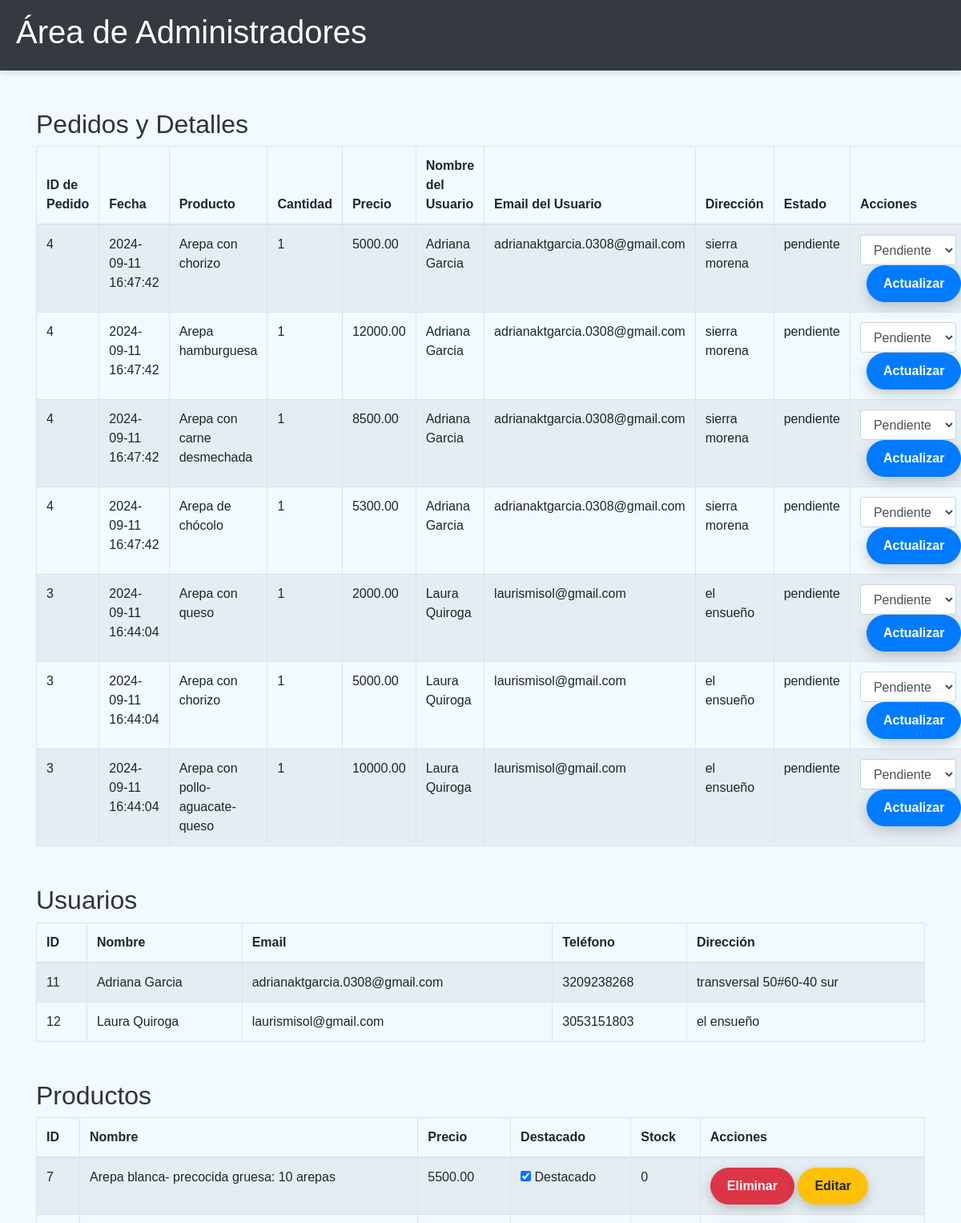
The app's page /admin.php (upper part), older data.
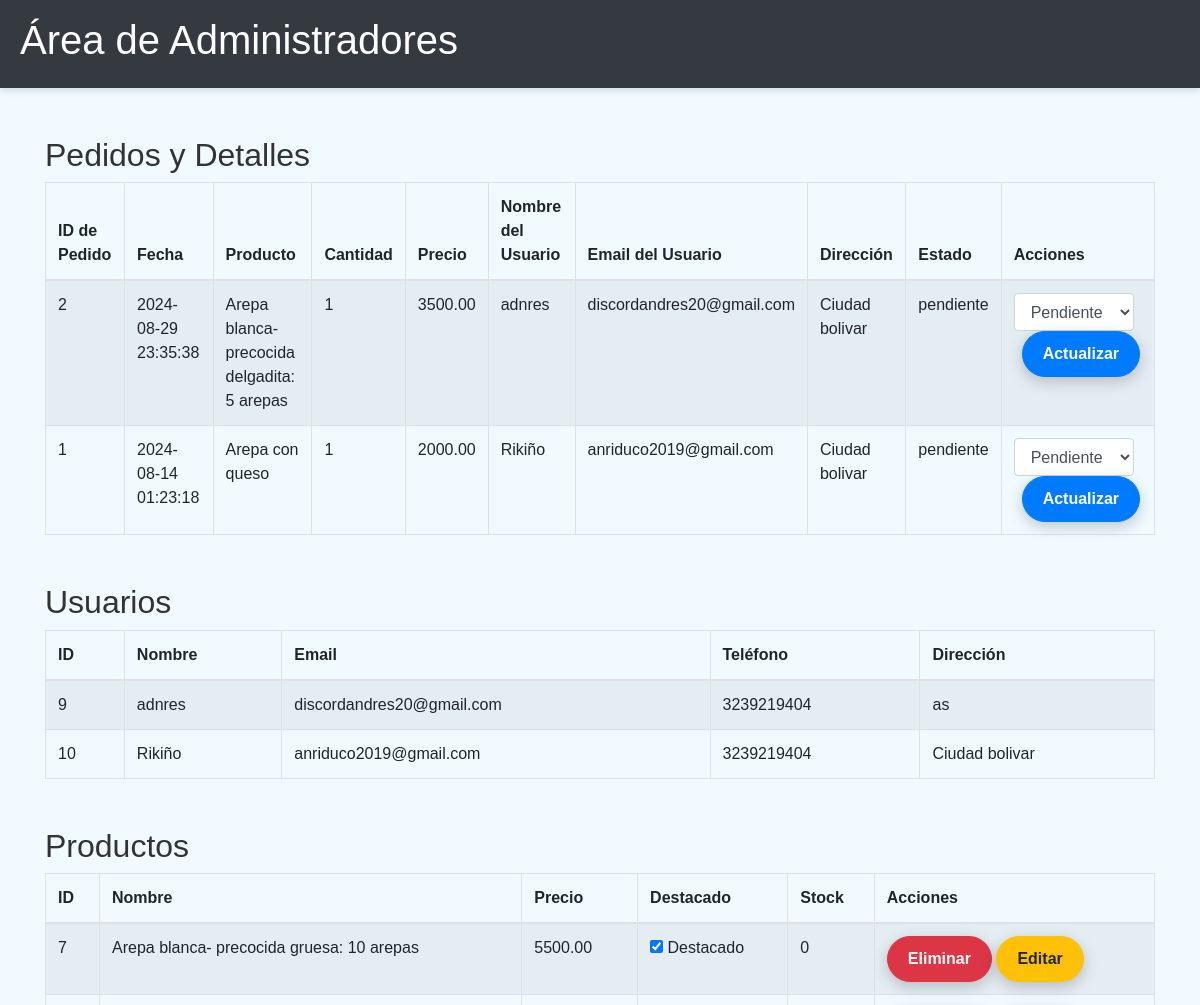
The same page, newer data.
### tables this page shows
CREATE TABLE `orders` (
  `id` int(11) NOT NULL,
  `user_id` int(11) NOT NULL,
  `total` decimal(10,2) NOT NULL,
  `address` varchar(255) NOT NULL,
  `payment_method` varchar(50) NOT NULL,
  `status` varchar(50) NOT NULL DEFAULT 'pendiente',
  `created_at` timestamp NOT NULL DEFAULT current_timestamp()
);

CREATE TABLE `productos` (
  `id` int(11) NOT NULL,
  `nombre` varchar(100) NOT NULL,
  `descripcion` text DEFAULT NULL,
  `precio` decimal(10,2) NOT NULL,
  `imagen` varchar(255) DEFAULT NULL,
  `categoria` varchar(50) DEFAULT NULL,
  `stock` int(11) DEFAULT 0,
  `destacado` tinyint(1) DEFAULT 0
);

CREATE TABLE `order_details` (
  `id` int(11) NOT NULL,
  `order_id` int(11) NOT NULL,
  `product_id` int(11) NOT NULL,
  `quantity` int(11) NOT NULL,
  `price` decimal(10,2) NOT NULL
);

CREATE TABLE `usuarios` (
  `id` int(11) NOT NULL,
  `nombre` varchar(100) NOT NULL,
  `email` varchar(100) NOT NULL,
  `password` varchar(255) NOT NULL,
  `telefono` varchar(20) DEFAULT NULL,
  `direccion` varchar(255) DEFAULT NULL
);

### admin.php (the view, shortened to what this page needs)
<?php
include 'config/db.php';
$order_query = "
    SELECT o.id AS order_id, o.created_at AS fecha, o.status AS estado,
           od.product_id, od.quantity AS cantidad, od.price, p.nombre AS producto_nombre,
           o.address AS direccion, u.nombre AS usuario_nombre, u.email AS usuario_email
    FROM orders o
    JOIN order_details od ON o.id = od.order_id
    JOIN productos p ON od.product_id = p.id
    JOIN usuarios u ON o.user_id = u.id
    ORDER BY o.created_at DESC
";
$order_result = $conn->query($order_query);
$user_query = "SELECT id, nombre, email, telefono, direccion FROM usuarios";
$user_result = $conn->query($user_query);
$product_query = "SELECT id, nombre, precio, destacado, stock FROM productos";
$product_result = $conn->query($product_query);
?>
<!DOCTYPE html>
<html lang="es">
<head>
    <link rel="stylesheet" href="https://stackpath.bootstrapcdn.com/bootstrap/4.5.2/css/bootstrap.min.css">
    <link rel="stylesheet" href="../includes/styles.css">
</head>
<body>
    <header class="bg-dark text-white text-center py-3">
        <h1>Área de Administradores</h1>
    </header>
    <div class="container mt-5">
        <h2>Pedidos y Detalles</h2>
        <table class="table table-striped table-bordered">
            <thead>
                <tr>
                    <th>ID de Pedido</th>
                    <th>Fecha</th>
                    <th>Producto</th>
                    <th>Cantidad</th>
                    <th>Precio</th>
                    <th>Nombre del Usuario</th>
                    <th>Email del Usuario</th>
                    <th>Dirección</th>
                    <th>Estado</th>
                    <th>Acciones</th>
                </tr>
            </thead>
            <tbody>
                <?php if ($order_result->num_rows > 0): ?>
                    <?php while ($row = $order_result->fetch_assoc()): ?>
                        <tr>
                            <td><?php echo htmlspecialchars($row['order_id']); ?></td>
                            <td><?php echo htmlspecialchars($row['fecha']); ?></td>
                            <td><?php echo htmlspecialchars($row['producto_nombre']); ?></td>
                            <td><?php echo htmlspecialchars($row['cantidad']); ?></td>
                            <td><?php echo htmlspecialchars($row['price']); ?></td>
                            <td><?php echo htmlspecialchars($row['usuario_nombre']); ?></td>
                            <td><?php echo htmlspecialchars($row['usuario_email']); ?></td>
                            <td><?php echo htmlspecialchars($row['direccion']); ?></td>
                            <td><?php echo htmlspecialchars($row['estado']); ?></td>
                            <td>
                                <form method="POST" action="admin.php" style="display:inline;">
                                    <select name="status" class="form-control d-inline-block w-auto">
                                        <option value="pendiente" <?php echo ($row['estado'] === 'pendiente') ? 'selected' : ''; ?>>Pendiente</option>
                                    </select>
                                    <button type="submit" name="update_status" class="btn btn-primary btn-sm ml-2">Actualizar</button>
                                </form>
                            </td>
                        </tr>
                    <?php endwhile; ?>
                <?php else: ?>
                    <tr>
                        <td colspan="10" class="text-center">No hay datos disponibles</td>
                    </tr>
                <?php endif; ?>
            </tbody>
        </table>
        <h2 class="mt-5">Usuarios</h2>
        <table class="table table-striped table-bordered">
            <thead>
                <tr>
                    <th>ID</th>
                    <th>Nombre</th>
                    <th>Email</th>
                    <th>Teléfono</th>
                    <th>Dirección</th>
                </tr>
            </thead>
            <tbody>
                <?php if ($user_result->num_rows > 0): ?>
                    <?php while ($row = $user_result->fetch_assoc()): ?>
                        <tr>
                            <td><?php echo htmlspecialchars($row['id']); ?></td>
                            <td><?php echo htmlspecialchars($row['nombre']); ?></td>
                            <td><?php echo htmlspecialchars($row['email']); ?></td>
                            <td><?php echo htmlspecialchars($row['telefono']); ?></td>
                            <td><?php echo htmlspecialchars($row['direccion']); ?></td>
                        </tr>
                    <?php endwhile; ?>
                <?php else: ?>
                    <tr>
                        <td colspan="5" class="text-center">No hay datos disponibles</td>
                    </tr>
                <?php endif; ?>
            </tbody>
        </table>
<h2 class="mt-5">Productos</h2>
<table class="table table-striped table-bordered">
    <thead>
        <tr>
            <th>ID</th>
            <th>Nombre</th>
            <th>Precio</th>
            <th>Destacado</th>
            <th>Stock</th>
            <th>Acciones</th>
        </tr>
    </thead>
    <tbody>
        <?php if ($product_result->num_rows > 0): ?>
            <?php while ($row = $product_result->fetch_assoc()): ?>
                <tr>
                    <td><?php echo htmlspecialchars($row['id']); ?></td>
                    <td><?php echo htmlspecialchars($row['nombre']); ?></td>
                    <td><?php echo htmlspecialchars($row['precio']); ?></td>
                    <td>
                        <form method="POST" class="form-inline" style="display:inline;">
                            <input type="checkbox" name="is_featured" value="1" <?php echo ($row['destacado']) ? 'checked' : ''; ?> onchange="updateFeaturedStatus(this, <?php echo htmlspecialchars($row['id']); ?>)">
                            Destacado
                        </form>
                    </td>
                    <td><?php echo htmlspecialchars($row['stock']); ?></td>
                    <td>
                        <form method="POST" action="admin.php" style="display:inline;">
                            <button type="submit" name="delete_product" class="btn btn-danger btn-sm">Eliminar</button>
                        </form>
                        <button type="button" class="btn btn-warning btn-sm" data-toggle="modal" data-target="#editProductModal" data-id="<?php echo htmlspecialchars($row['id']); ?>" data-name="<?php echo htmlspecialchars($row['nombre']); ?>" data-price="<?php echo htmlspecialchars($row['precio']); ?>">Editar</button>
                    </td>
                </tr>
            <?php endwhile; ?>
        <?php else: ?>
            <tr>
                <td colspan="6" class="text-center">No hay datos disponibles</td>
            </tr>
        <?php endif; ?>
    </tbody>
</table>
    </div>
<br>
</body>
</html>

### includes/styles.css (style rules this page uses)
body { margin: 0; padding: 0; font-family: 'Arial', sans-serif; background-color: #f0faff; color: #333; }
header { background-color: #e6f7ff; color: #003366; display: flex; justify-content: space-between; align-items: center; padding: 10px 20px; box-shadow: 0px 4px 6px rgba(0, 0, 0, 0.1); animation: slideIn 1s ease-out; }
.btn { padding: 10px 20px; text-decoration: none; font-size: 1em; font-weight: bold; border-radius: 30px; transition: all 0.3s ease; box-shadow: 0px 5px 15px rgba(0, 0, 0, 0.2); position: relative; overflow: hidden; display: inline-block; }

Row changes from the older to the newer data that the page shows:
removed orders: id "4", created_at "2024-09-11 16:47:42", productos.nombre "Arepa con chorizo", order_details.quantity "1", order_details.price "5000.00", user.nombre "Adriana Garcia", user.email "adrianaktgarcia.0308@gmail.com", address "sierra morena", status "pendiente", status "Pendiente", productos.nombre "Arepa hamburguesa", order_details.price "12000.00", productos.nombre "Arepa con carne desmechada", order_details.price "8500.00", productos.nombre "Arepa de chócolo", order_details.price "5300.00"
removed orders: id "3", created_at "2024-09-11 16:44:04", productos.nombre "Arepa con queso", order_details.quantity "1", order_details.price "2000.00", user.nombre "Laura Quiroga", user.email "laurismisol@gmail.com", address "el ensueño", status "pendiente", status "Pendiente", productos.nombre "Arepa con chorizo", order_details.price "5000.00", productos.nombre "Arepa con pollo-aguacate-queso", order_details.price "10000.00"
removed usuarios: id "11", nombre "Adriana Garcia", email "adrianaktgarcia.0308@gmail.com", telefono "3209238268", direccion "transversal 50#60-40 sur"
removed usuarios: id "12", nombre "Laura Quiroga", email "laurismisol@gmail.com", telefono "3053151803", direccion "el ensueño"
added orders: id "2", created_at "2024-08-29 23:35:38", productos.nombre "Arepa blanca-precocida delgadita: 5 arepas", order_details.quantity "1", order_details.price "3500.00", user.nombre "adnres", user.email "discordandres20@gmail.com", address "Ciudad bolivar", status "pendiente", status "Pendiente"
added orders: id "1", created_at "2024-08-14 01:23:18", productos.nombre "Arepa con queso", order_details.quantity "1", order_details.price "2000.00", user.nombre "Rikiño", user.email "anriduco2019@gmail.com", address "Ciudad bolivar", status "pendiente", status "Pendiente"
added usuarios: id "9", nombre "adnres", email "discordandres20@gmail.com", telefono "3239219404", direccion "as"
added usuarios: id "10", nombre "Rikiño", email "anriduco2019@gmail.com", telefono "3239219404", direccion "Ciudad bolivar"
